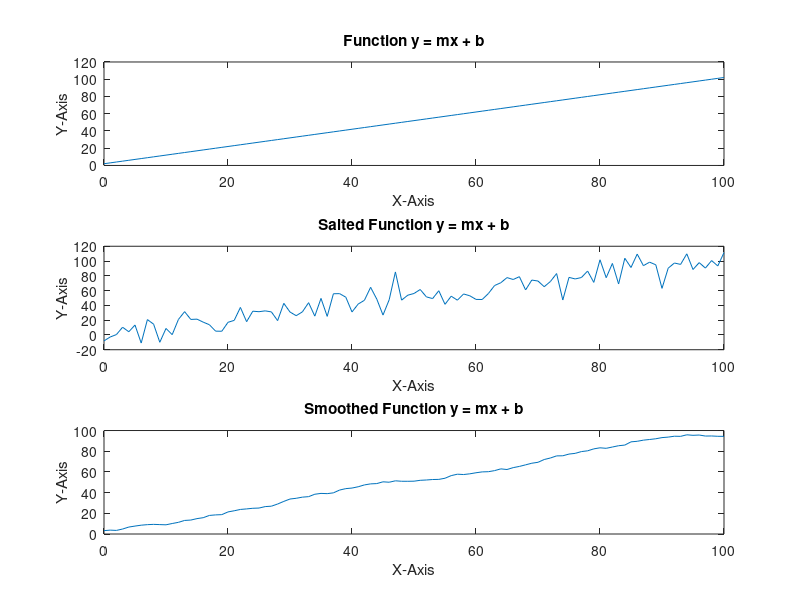

Source code (MATLAB):
#This plots my function y = mx + b which is  y = 1x + 2
x = 0:100;
m = 1;
b = 2'

y = m*(x)+b

#Plotting unmodified function
subplot(3,1,1)
plot(x,y)
title("Function y = mx + b")
xlabel('X-Axis')
ylabel('Y-Axis')




#Salting the function and plotting
ySalted = y + 10 *randn(size(y));
subplot(3,1,2)
plot(x,ySalted)
title("Salted Function y = mx + b")
xlabel('X-Axis')
ylabel('Y-Axis')


#Smoothing the function and plotting
ySmoothed = movmean(ySalted, 20)
subplot(3,1,3)
plot(x,ySmoothed)
title("Smoothed Function y = mx + b")
xlabel('X-Axis')
ylabel('Y-Axis')
